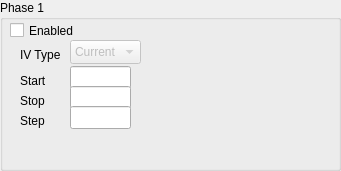
   <widget class="QGroupBox" name="groupBox_7">
    <property name="geometry">
     <rect>
      <x>20</x>
      <y>420</y>
      <width>341</width>
      <height>171</height>
     </rect>
    </property>
    <property name="title">
     <string>Phase 1</string>
    </property>
    <widget class="QCheckBox" name="phase1_check">
     <property name="geometry">
      <rect>
       <x>10</x>
       <y>20</y>
       <width>79</width>
       <height>21</height>
      </rect>
     </property>
     <property name="text">
      <string>Enabled</string>
     </property>
    </widget>
    <widget class="QLabel" name="label_29">
     <property name="geometry">
      <rect>
       <x>20</x>
       <y>70</y>
       <width>53</width>
       <height>21</height>
      </rect>
     </property>
     <property name="text">
      <string>Start</string>
     </property>
    </widget>
    <widget class="QLabel" name="label_30">
     <property name="geometry">
      <rect>
       <x>20</x>
       <y>91</y>
       <width>53</width>
       <height>20</height>
      </rect>
     </property>
     <property name="text">
      <string>Stop</string>
     </property>
    </widget>
    <widget class="QLabel" name="label_31">
     <property name="geometry">
      <rect>
       <x>20</x>
       <y>110</y>
       <width>53</width>
       <height>21</height>
      </rect>
     </property>
     <property name="text">
      <string>Step</string>
     </property>
    </widget>
    <widget class="QLineEdit" name="phase1_start_text">
     <property name="geometry">
      <rect>
       <x>70</x>
       <y>66</y>
       <width>61</width>
       <height>23</height>
      </rect>
     </property>
    </widget>
    <widget class="QLineEdit" name="phase1_stop_text">
     <property name="geometry">
      <rect>
       <x>70</x>
       <y>86</y>
       <width>61</width>
       <height>23</height>
      </rect>
     </property>
    </widget>
    <widget class="QLineEdit" name="phase1_step_text">
     <property name="geometry">
      <rect>
       <x>70</x>
       <y>106</y>
       <width>61</width>
       <height>23</height>
      </rect>
     </property>
    </widget>
    <widget class="QLabel" name="label_32">
     <property name="geometry">
      <rect>
       <x>20</x>
       <y>45</y>
       <width>53</width>
       <height>20</height>
      </rect>
     </property>
     <property name="text">
      <string>IV Type</string>
     </property>
    </widget>
    <widget class="QComboBox" name="phase1_type_combo">
     <property name="enabled">
      <bool>false</bool>
     </property>
     <property name="geometry">
      <rect>
       <x>70</x>
       <y>40</y>
       <width>71</width>
       <height>24</height>
      </rect>
     </property>
     <item>
      <property name="text">
       <string>Current</string>
      </property>
     </item>
     <item>
      <property name="text">
       <string>Voltage</string>
      </property>
     </item>
    </widget>
    <widget class="QWidget" name="verticalLayoutWidget_7">
     <property name="geometry">
      <rect>
       <x>150</x>
       <y>30</y>
       <width>171</width>
       <height>131</height>
      </rect>
     </property>
     <layout class="QVBoxLayout" name="phase1_plot_layout"/>
    </widget>
   </widget>
